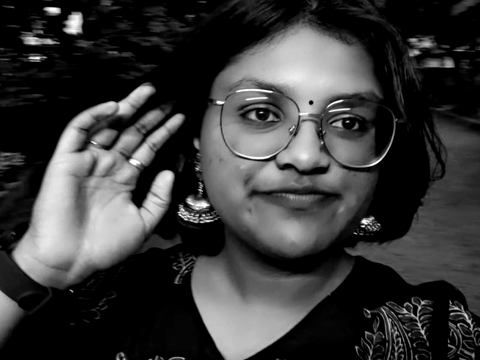
#> input picture assets/hero/portrait_duotone.png, 480 x 360 px, given in place of media_1794001570130_bc3ea220.jpg, which was not available
$ python process_portrait.py
#> lines starting #> are read from the running program, lines starting #| are printed output that depends on the picture
"""
Process Reference C with its ORIGINAL photographic tones (no artificial red duotone):
1. Rotate 90 degrees CCW (upright).
2. Clean head & shoulders crop with expressive hand gesture.
3. Natural photographic tone curve & contrast enhancement (authentic photo, no red tint).
4. Save optimized web PNG <= 150KB with zero EXIF.
"""

import os
from PIL import Image, ImageOps, ImageEnhance
import numpy as np

SOURCE_PATH = "/Users/ananyabiju/.gemini/antigravity/brain/0d3eb288-58f8-4dfd-abb2-4fdebf973bea/.user_uploaded/media_1794001570130_bc3ea220.jpg"
OUTPUT_DIR = "/Users/ananyabiju/Projects/itsananyaaa/assets/hero"
OUTPUT_PATH = os.path.join(OUTPUT_DIR, "portrait_original.png")

os.makedirs(OUTPUT_DIR, exist_ok=True)

# 1. Open and Rotate 90 deg CCW
img = Image.open(SOURCE_PATH).convert("L")
img_rot = img.rotate(90, expand=True)
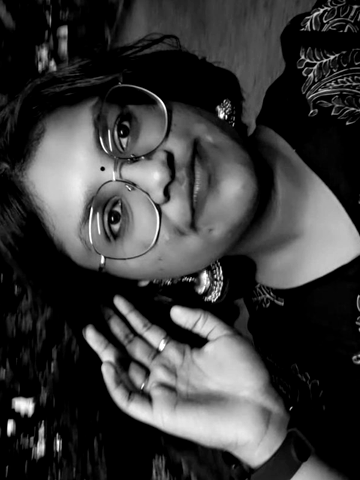
#> img_rot: PIL image 360x480 L; min 0, max 255, mean 57.7

w, h = img_rot.size
#> w = 360; h = 480
print(f"Rotated dimensions: {w}x{h}")
#| Rotated dimensions: 360x480

# 2. Crop head and shoulders
crop_box = (120, 40, 920, 640)
cropped = img_rot.crop(crop_box)
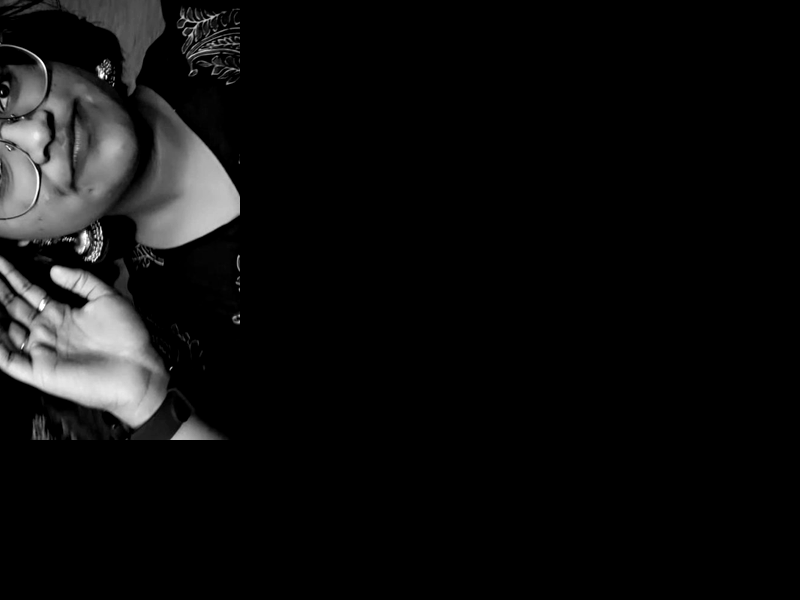
#> cropped: PIL image 800x600 L; min 0, max 255, mean 14.8
cw, ch = cropped.size
#> cw = 800; ch = 600

# Resize to crisp display size
target_w = 480
target_h = int(ch * (target_w / cw))
#> target_h = 360
resized = cropped.resize((target_w, target_h), Image.Resampling.LANCZOS)

# 3. Enhance natural contrast & subtle sharpening
enhancer = ImageEnhance.Contrast(resized)
contrast_img = enhancer.enhance(1.18)
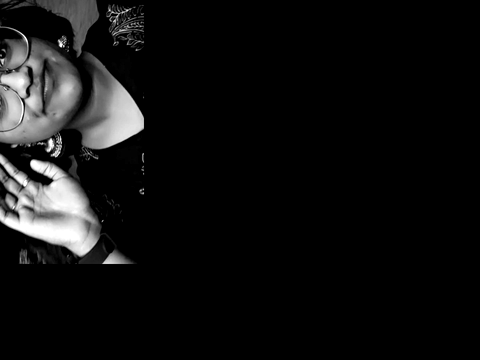
#> contrast_img: PIL image 480x360 L; min 0, max 255, mean 17

enhancer_bright = ImageEnhance.Brightness(contrast_img)
bright_img = enhancer_bright.enhance(1.05)

# Convert to RGB preserving original natural photographic tones
rgb_img = bright_img.convert("RGB")

# 4. Quantize to 256 colors for optimal web size
quantized = rgb_img.quantize(colors=256, method=Image.Quantize.MEDIANCUT, dither=Image.Dither.FLOYDSTEINBERG)
quantized.save(OUTPUT_PATH, format="PNG", optimize=True)

size_kb = os.path.getsize(OUTPUT_PATH) / 1024.0
print(f"Saved natural portrait to {OUTPUT_PATH} ({size_kb:.1f} KB)")
assert size_kb <= 150.0, f"File size {size_kb} KB exceeds 150 KB limit!"
